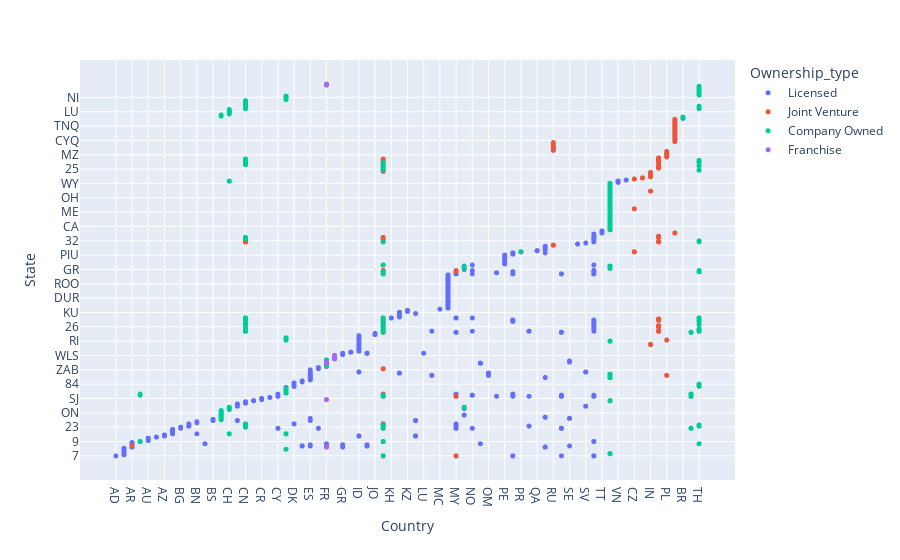

The notebook cell saved with this chart:
### Code cell
fig = px.scatter(stores_df, x='Country',
                y='State',
                color='Ownership_type',
                hover_data=['Country'])

fig.update_traces(marker={'size':5}) 
plt.figure(figsize=(60,20))
fig.show()
plt.savefig("Images/Country.png")
fig.write_html("HTML/Country.png")

### Figure 1 — Plotly figure (JSON) as saved in the notebook; plotly's stock layout.template omitted (floating-point values rounded to 4 significant figures; data arrays with more than 128 entries replaced by an {"elided": "..."} marker saying what was removed)
{"data": [{"hovertemplate": "Ownership_type=Licensed<br>Country=%{x}<br>State=%{y}<extra></extra>", "legendgroup": "Licensed", "marker": {"color": "#636efa", "size": 5, "symbol": "circle"}, "mode": "markers", "name": "Licensed", "showlegend": true, "type": "scattergl", "x": {"elided": "9375 str values"}, "xaxis": "x", "y": {"elided": "9375 str values"}, "yaxis": "y"}, {"hovertemplate": "Ownership_type=Joint Venture<br>Country=%{x}<br>State=%{y}<extra></extra>", "legendgroup": "Joint Venture", "marker": {"color": "#EF553B", "size": 5, "symbol": "circle"}, "mode": "markers", "name": "Joint Venture", "showlegend": true, "type": "scattergl", "x": {"elided": "3976 str values"}, "xaxis": "x", "y": {"elided": "3976 str values"}, "yaxis": "y"}, {"hovertemplate": "Ownership_type=Company Owned<br>Country=%{x}<br>State=%{y}<extra></extra>", "legendgroup": "Company Owned", "marker": {"color": "#00cc96", "size": 5, "symbol": "circle"}, "mode": "markers", "name": "Company Owned", "showlegend": true, "type": "scattergl", "x": {"elided": "11932 str values"}, "xaxis": "x", "y": {"elided": "11932 str values"}, "yaxis": "y"}, {"hovertemplate": "Ownership_type=Franchise<br>Country=%{x}<br>State=%{y}<extra></extra>", "legendgroup": "Franchise", "marker": {"color": "#ab63fa", "size": 5, "symbol": "circle"}, "mode": "markers", "name": "Franchise", "showlegend": true, "type": "scattergl", "x": {"elided": "317 str values"}, "xaxis": "x", "y": {"elided": "317 str values"}, "yaxis": "y"}], "layout": {"autosize": true, "legend": {"title": {"text": "Ownership_type"}, "tracegroupgap": 0}, "margin": {"t": 60}, "xaxis": {"anchor": "y", "autorange": true, "domain": [0, 1], "range": [-4.449, 76.45], "title": {"text": "Country"}, "type": "category"}, "yaxis": {"anchor": "x", "autorange": true, "domain": [0, 1], "range": [-24.82, 361.8], "title": {"text": "State"}, "type": "category"}}}
